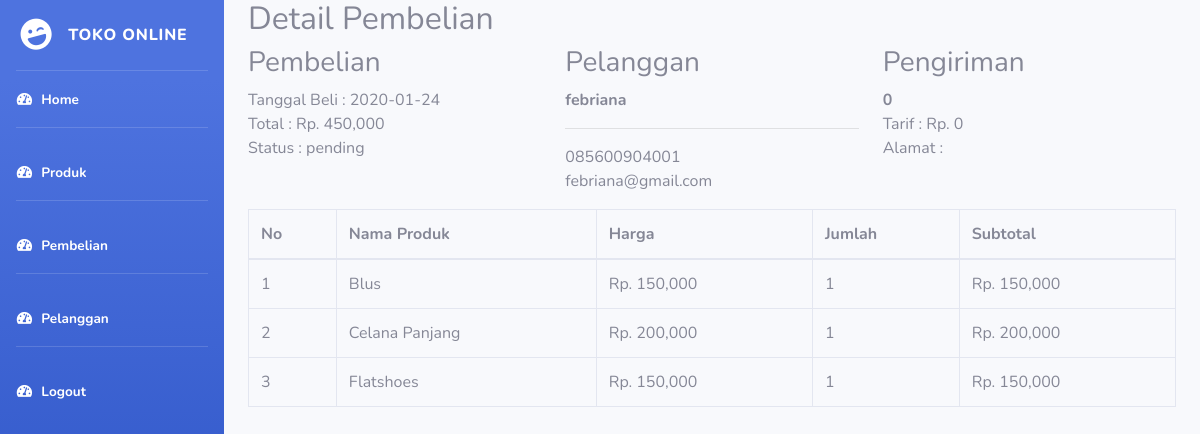
The page /Admin/index.php?halaman=detail&id=6 (signed in) on the database as committed earlier.
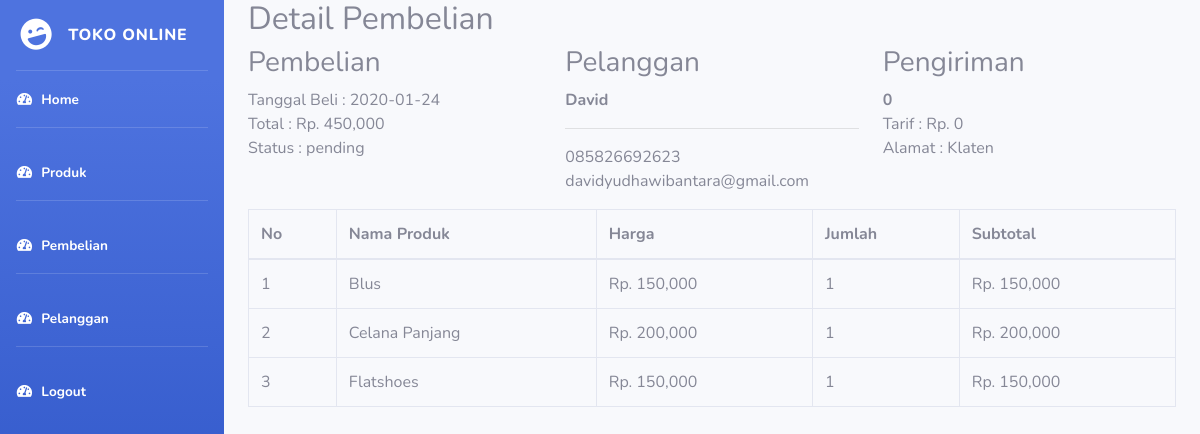
The same page on the database as committed later.
### tables this page shows
CREATE TABLE `pembelian` (
  `id_pembelian` int(11) NOT NULL,
  `id_pelanggan` int(11) NOT NULL,
  `id_ongkir` int(11) NOT NULL,
  `tanggal_pembelian` date NOT NULL,
  `total_pembelian` int(11) NOT NULL,
  `kota` varchar(100) NOT NULL,
  `tarif` int(11) NOT NULL,
  `alamat` text NOT NULL,
  `status_pembelian` varchar(100) NOT NULL DEFAULT 'pending',
  `resi_pengiriman` varchar(50) NOT NULL
);

CREATE TABLE `pelanggan` (
  `id_pelanggan` int(11) NOT NULL,
  `email_pelanggan` varchar(100) NOT NULL,
  `password_pelanggan` varchar(50) NOT NULL,
  `nama_pelanggan` varchar(100) NOT NULL,
  `telepon` varchar(25) NOT NULL,
  `alamat_pelanggan` text NOT NULL
);

CREATE TABLE `pembelian_produk` (
  `id_pembelian_produk` int(11) NOT NULL,
  `id_pembelian` int(11) NOT NULL,
  `id_produk` int(11) NOT NULL,
  `jumlah` int(11) NOT NULL,
  `nama` varchar(100) NOT NULL,
  `harga` int(11) NOT NULL,
  `berat` int(11) NOT NULL,
  `subberat` int(11) NOT NULL,
  `subharga` int(11) NOT NULL
);

CREATE TABLE `produk` (
  `id_produk` int(11) NOT NULL,
  `nama_produk` varchar(100) NOT NULL,
  `harga_produk` int(11) NOT NULL,
  `berat_produk` int(11) NOT NULL,
  `foto_produk` varchar(100) NOT NULL,
  `deskripsi_produk` text NOT NULL,
  `stok_produk` int(5) NOT NULL
);

### Admin/detail.php (the view)
<h2> Detail Pembelian </h2>
<?php
$ambil = $koneksi->query("SELECT * FROM pembelian JOIN pelanggan
ON pembelian.id_pelanggan = pelanggan.id_pelanggan
WHERE pembelian.id_pembelian = '$_GET[id]'");
$detail = $ambil->fetch_assoc();
?>
<div class="row">
    <div class="col-md-4">
        <h3>Pembelian</h3>
        <p>
            Tanggal Beli : <?php echo $detail['tanggal_pembelian']; ?> <br>
            Total : Rp. <?php echo number_format($detail['total_pembelian']); ?> <br>
            Status : <?php echo $detail['status_pembelian']; ?>
        </p>
    </div>
    <div class="col-md-4">
        <h3>Pelanggan</h3>
        <strong> <?php echo $detail['nama_pelanggan']; ?> </strong> <hr>
        <p>
            <?php echo $detail['telepon']; ?> <br>
            <?php echo $detail['email_pelanggan']; ?>
        </p>
    </div>
    <div class="col-md-4">
        <h3>Pengiriman</h3>
        <strong><?php echo $detail["kota"];?></strong><br>
        <p>
           Tarif : Rp. <?php echo number_format($detail["tarif"]);?><br>
           Alamat : <?php echo $detail["alamat_pelanggan"]; ?>
        </p>
    </div>
</div>
<table class="table table-bordered">
    <thead>
        <tr>
            <th> No </th>
            <th> Nama Produk </th>
            <th> Harga </th>
            <th> Jumlah </th>
            <th> Subtotal </th>
        </tr>
    </thead>
    <tbody>
        <?php $no=1; ?>
        <?php $ambil = $koneksi->query("SELECT * FROM pembelian_produk JOIN produk ON
        pembelian_produk.id_produk=produk.id_produk
        WHERE pembelian_produk.id_pembelian='$_GET[id]'"); ?>
        <?php while($detail = $ambil->fetch_assoc()) {?>
        <tr>
            <td><?php echo $no; ?> </td>
            <td><?php echo $detail['nama_produk']; ?></td>
            <td>Rp. <?php echo number_format ($detail['harga_produk']); ?></td>
            <td><?php echo $detail['jumlah']; ?></td>
            <td>
               Rp. <?php echo number_format($detail['harga_produk']*$detail['jumlah']); ?>
            </td>
        </tr>
        <?php $no++ ?>
        <?php } ?>
    </tbody>
</table>

### Admin/index.php (shortened to what this page needs)
<?php
$koneksi = new mysqli("localhost", "root", "", "toko");
?>
<!DOCTYPE html>
<html lang="en">
<head>
  <link href="vendor/fontawesome-free/css/all.min.css" rel="stylesheet" type="text/css">
  <link href="css/sb-admin-2.min.css" rel="stylesheet">
</head>
<body id="page-top">
  <div id="wrapper">
    <ul class="navbar-nav bg-gradient-primary sidebar sidebar-dark accordion" id="accordionSidebar">
      <a class="sidebar-brand d-flex align-items-center justify-content-center" href="index.php">
        <div class="sidebar-brand-icon rotate-n-15">
          <i class="fas fa-laugh-wink"></i>
        </div>
        <div class="sidebar-brand-text mx-3">Toko Online <sup></sup></div>
      </a>
      <hr class="sidebar-divider my-0">
      <li class="nav-item active">
        <a class="nav-link" href="index.php">
          <i class="fas fa-fw fa-tachometer-alt"></i>
          <span>Home</span></a>
      </li>
      <hr class="sidebar-divider">
      <li class="nav-item active">
        <a class="nav-link" href="index.php?halaman=produk">
          <i class="fas fa-fw fa-tachometer-alt"></i>
          <span>Produk</span></a>
      </li>
      <hr class="sidebar-divider">
      <li class="nav-item active">
        <a class="nav-link" href="index.php?halaman=pembelian">
          <i class="fas fa-fw fa-tachometer-alt"></i>
          <span>Pembelian</span></a>
      </li>
      <hr class="sidebar-divider d-none d-md-block">
      <li class="nav-item active">
        <a class="nav-link" href="index.php?halaman=pelanggan">
          <i class="fas fa-fw fa-tachometer-alt"></i>
          <span>Pelanggan</span></a>
      </li>
      <hr class="sidebar-divider d-none d-md-block">
      <li class="nav-item active">
        <a class="nav-link" href="index.php?halaman=logout">
          <i class="fas fa-fw fa-tachometer-alt"></i>
          <span>Logout</span></a>
      </li>
    </ul>
    <div id="content-wrapper" class="d-flex flex-column">
      <div id="content">
        <div class="container-fluid">
        <?php
          if(isset($_GET['halaman']))
          {
            if ($_GET['halaman']=="produk")
            {
              include 'produk.php';
            }
            else if ($_GET['halaman']=="pembelian") {
              include 'pembelian.php';
            }
            else if ($_GET['halaman']=="pelanggan") {
              include 'pelanggan.php';
            }
            else if ($_GET['halaman']=="detail") {
              include 'detail.php';
            }
          }else{
            include 'home.php';
          }
        ?>
      </div>
    </div>
  </div>
</body>
</html>

Rows that differ between the two databases and show on the page:
changed pembelian "pending": id_pelanggan.nama_pelanggan "febriana" → "David"; id_pelanggan.telepon "085600904001" → "085826692623"; id_pelanggan.email_pelanggan "febriana@gmail.com" → "davidyudhawibantara@gmail.com"; id_pelanggan.alamat_pelanggan (not shown) → "Klaten"
